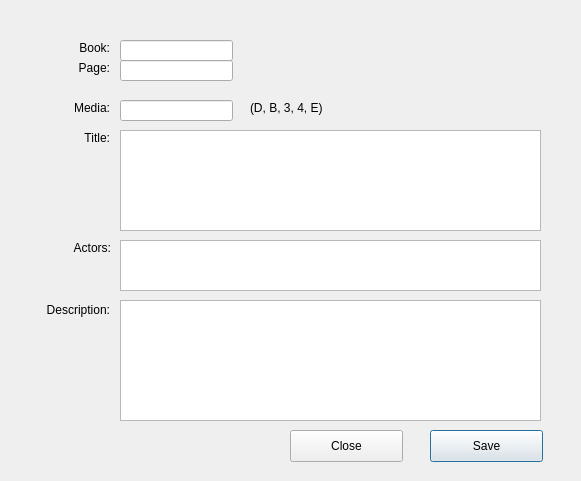
<?xml version="1.0" encoding="UTF-8"?>
<ui version="4.0">
 <class>movieEntry</class>
 <widget class="QDialog" name="movieEntry">
  <property name="geometry">
   <rect>
    <x>0</x>
    <y>0</y>
    <width>581</width>
    <height>481</height>
   </rect>
  </property>
  <property name="windowTitle">
   <string>Movie:</string>
  </property>
  <property name="modal">
   <bool>true</bool>
  </property>
  <widget class="QPushButton" name="saveButton">
   <property name="geometry">
    <rect>
     <x>430</x>
     <y>430</y>
     <width>113</width>
     <height>32</height>
    </rect>
   </property>
   <property name="text">
    <string>Save</string>
   </property>
  </widget>
  <widget class="QPushButton" name="closeButton">
   <property name="geometry">
    <rect>
     <x>290</x>
     <y>430</y>
     <width>113</width>
     <height>32</height>
    </rect>
   </property>
   <property name="text">
    <string>Close</string>
   </property>
  </widget>
  <widget class="QLabel" name="label">
   <property name="geometry">
    <rect>
     <x>50</x>
     <y>40</y>
     <width>60</width>
     <height>16</height>
    </rect>
   </property>
   <property name="text">
    <string>Book:</string>
   </property>
   <property name="alignment">
    <set>Qt::AlignRight|Qt::AlignTrailing|Qt::AlignVCenter</set>
   </property>
  </widget>
  <widget class="QLabel" name="label_2">
   <property name="geometry">
    <rect>
     <x>50</x>
     <y>60</y>
     <width>60</width>
     <height>16</height>
    </rect>
   </property>
   <property name="text">
    <string>Page:</string>
   </property>
   <property name="alignment">
    <set>Qt::AlignRight|Qt::AlignTrailing|Qt::AlignVCenter</set>
   </property>
  </widget>
  <widget class="QLabel" name="label_3">
   <property name="geometry">
    <rect>
     <x>50</x>
     <y>100</y>
     <width>60</width>
     <height>16</height>
    </rect>
   </property>
   <property name="text">
    <string>Media:</string>
   </property>
   <property name="alignment">
    <set>Qt::AlignRight|Qt::AlignTrailing|Qt::AlignVCenter</set>
   </property>
  </widget>
  <widget class="QLabel" name="label_4">
   <property name="geometry">
    <rect>
     <x>50</x>
     <y>130</y>
     <width>60</width>
     <height>16</height>
    </rect>
   </property>
   <property name="text">
    <string>Title:</string>
   </property>
   <property name="alignment">
    <set>Qt::AlignRight|Qt::AlignTrailing|Qt::AlignVCenter</set>
   </property>
  </widget>
  <widget class="QLineEdit" name="bookEdit">
   <property name="geometry">
    <rect>
     <x>120</x>
     <y>40</y>
     <width>113</width>
     <height>21</height>
    </rect>
   </property>
  </widget>
  <widget class="QLineEdit" name="pageEdit">
   <property name="geometry">
    <rect>
     <x>120</x>
     <y>60</y>
     <width>113</width>
     <height>21</height>
    </rect>
   </property>
  </widget>
  <widget class="QLineEdit" name="mediaEdit">
   <property name="geometry">
    <rect>
     <x>120</x>
     <y>100</y>
     <width>113</width>
     <height>21</height>
    </rect>
   </property>
  </widget>
  <widget class="QTextEdit" name="titleEdit">
   <property name="geometry">
    <rect>
     <x>120</x>
     <y>130</y>
     <width>421</width>
     <height>101</height>
    </rect>
   </property>
  </widget>
  <widget class="QLabel" name="label_5">
   <property name="geometry">
    <rect>
     <x>250</x>
     <y>100</y>
     <width>121</width>
     <height>16</height>
    </rect>
   </property>
   <property name="text">
    <string>(D, B, 3, 4, E)</string>
   </property>
  </widget>
  <widget class="QTextEdit" name="actorsEdit">
   <property name="geometry">
    <rect>
     <x>120</x>
     <y>240</y>
     <width>421</width>
     <height>51</height>
    </rect>
   </property>
  </widget>
  <widget class="QTextEdit" name="descriptionEdit">
   <property name="geometry">
    <rect>
     <x>120</x>
     <y>300</y>
     <width>421</width>
     <height>121</height>
    </rect>
   </property>
  </widget>
  <widget class="QLabel" name="label_6">
   <property name="geometry">
    <rect>
     <x>30</x>
     <y>240</y>
     <width>81</width>
     <height>16</height>
    </rect>
   </property>
   <property name="text">
    <string>Actors:</string>
   </property>
   <property name="alignment">
    <set>Qt::AlignRight|Qt::AlignTrailing|Qt::AlignVCenter</set>
   </property>
  </widget>
  <widget class="QLabel" name="label_7">
   <property name="geometry">
    <rect>
     <x>29</x>
     <y>300</y>
     <width>81</width>
     <height>20</height>
    </rect>
   </property>
   <property name="text">
    <string>Description:</string>
   </property>
   <property name="alignment">
    <set>Qt::AlignRight|Qt::AlignTrailing|Qt::AlignVCenter</set>
   </property>
  </widget>
 </widget>
 <resources/>
 <connections/>
</ui>
